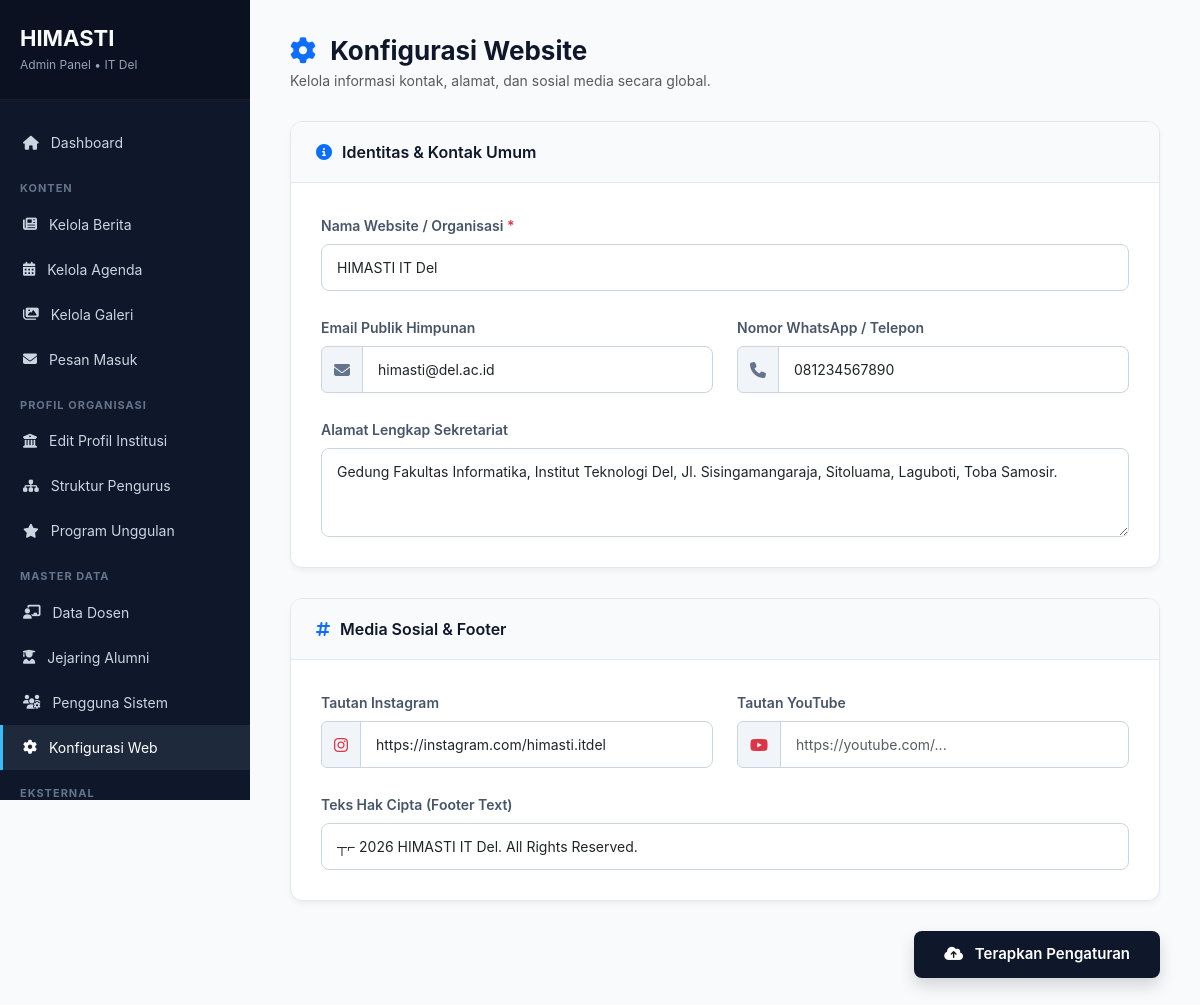
Page /admin/pengaturan/index.php (signed in) on the earlier database version.
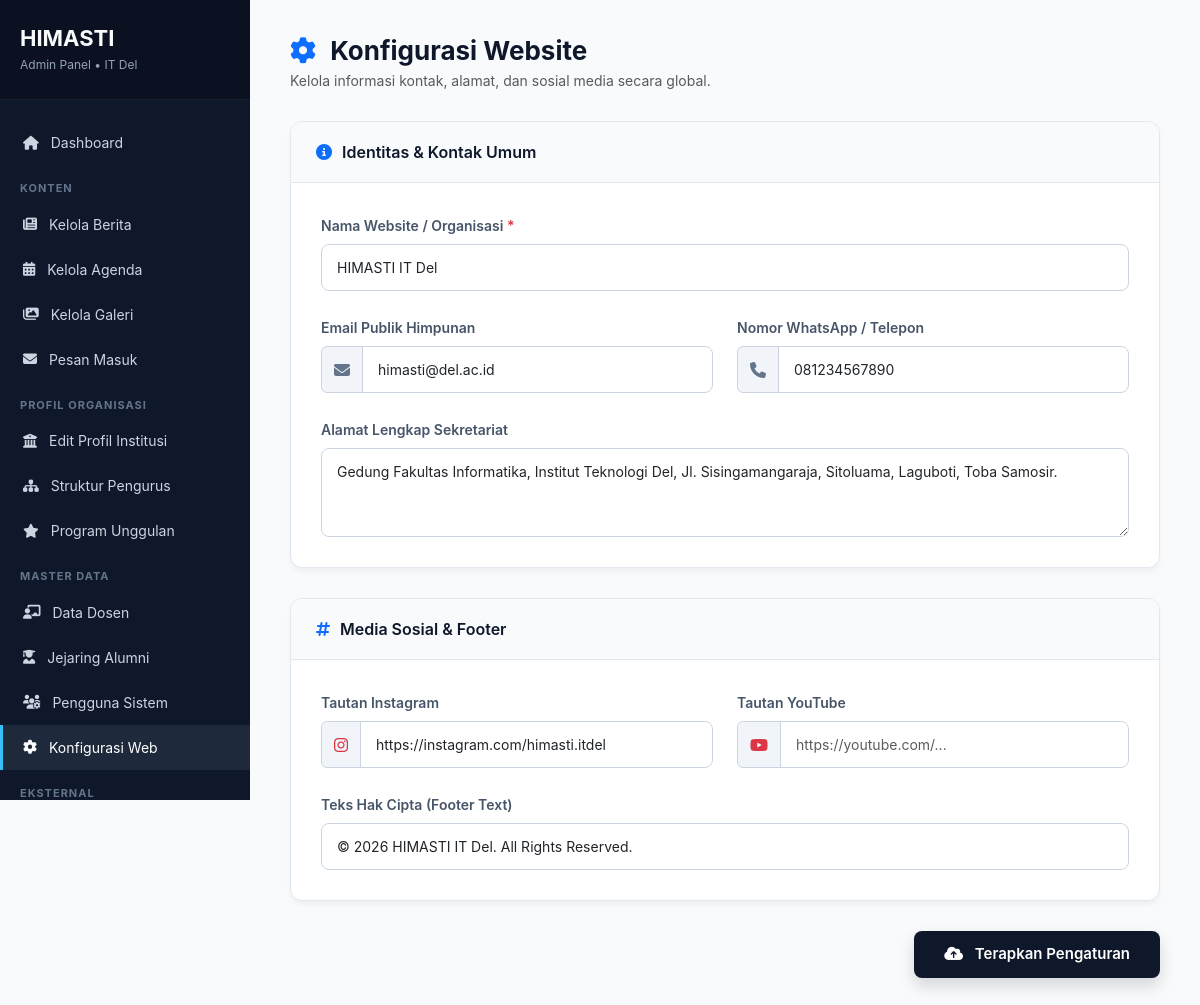
Same page on the later database version.
### tables this page shows
CREATE TABLE `web_settings` (
  `id` int(11) NOT NULL AUTO_INCREMENT,
  `site_title` varchar(255) DEFAULT 'HIMASTI IT Del',
  `email` varchar(150) DEFAULT NULL,
  `phone` varchar(50) DEFAULT NULL,
  `address` text DEFAULT NULL,
  `instagram` varchar(255) DEFAULT NULL,
  `youtube` varchar(255) DEFAULT NULL,
  `footer_text` varchar(255) DEFAULT NULL,
  `updated_at` timestamp NOT NULL DEFAULT current_timestamp() ON UPDATE current_timestamp(),
  PRIMARY KEY (`id`)
);

### admin/pengaturan/index.php (the view, shortened to what this page needs)
<?php
require_once __DIR__ . '/../../config/database.php';
try {
    $pdo->exec("CREATE TABLE IF NOT EXISTS web_settings (
        id INT AUTO_INCREMENT PRIMARY KEY,
        site_title VARCHAR(255) DEFAULT 'HIMASTI IT Del',
        email VARCHAR(150) NULL,
        phone VARCHAR(50) NULL,
        address TEXT NULL,
        instagram VARCHAR(255) NULL,
        youtube VARCHAR(255) NULL,
        footer_text VARCHAR(255) NULL,
        updated_at TIMESTAMP DEFAULT CURRENT_TIMESTAMP ON UPDATE CURRENT_TIMESTAMP
    )");
} catch (PDOException $e) {
    $pesan_error = "Error Database: " . $e->getMessage();
}
$stmt = $pdo->query("SELECT * FROM web_settings LIMIT 1");
$setting = $stmt->fetch(PDO::FETCH_ASSOC);
?>
<!DOCTYPE html>
<html lang="id">
<head>
    <link href="https://cdn.jsdelivr.net/npm/bootstrap@5.3.0/dist/css/bootstrap.min.css" rel="stylesheet">
    <link rel="stylesheet" href="https://cdnjs.cloudflare.com/ajax/libs/font-awesome/6.4.0/css/all.min.css">
</head>
<body>
    <div class="sidebar">
        <div class="sidebar-header">
            <h2>HIMASTI</h2>
            <p>Admin Panel &bull; IT Del</p>
        </div>
        <ul class="menu">
            <li><a href="../dashboard.php"><i class="fas fa-home"></i> Dashboard</a></li>
            <li class="menu-divider">Konten</li>
            <li><a href="../berita/index.php"><i class="fas fa-newspaper"></i> Kelola Berita</a></li>
            <li><a href="../agenda/index.php"><i class="fas fa-calendar-alt"></i> Kelola Agenda</a></li>
            <li><a href="../galeri/index.php"><i class="fas fa-images"></i> Kelola Galeri</a></li>
            <li><a href="../pesan/index.php"><i class="fas fa-envelope"></i> Pesan Masuk</a></li>
            <li class="menu-divider">Profil Organisasi</li>
            <li><a href="../profil/index.php"><i class="fas fa-university"></i> Edit Profil Institusi</a></li>
            <li><a href="../pengurus/index.php"><i class="fas fa-sitemap"></i> Struktur Pengurus</a></li>
            <li><a href="../program/index.php"><i class="fas fa-star"></i> Program Unggulan</a></li>
            <li class="menu-divider">Master Data</li>
            <li><a href="../dosen/index.php"><i class="fas fa-chalkboard-teacher"></i> Data Dosen</a></li>
            <li><a href="../alumni/index.php"><i class="fas fa-user-graduate"></i> Jejaring Alumni</a></li>
            <li><a href="../user/index.php"><i class="fas fa-users-cog"></i> Pengguna Sistem</a></li>
            <li><a href="index.php" class="active"><i class="fas fa-cog"></i> Konfigurasi Web</a></li>
            <li class="menu-divider">Eksternal</li>
        </ul>
    </div>
    <div class="main">
        <div class="page-header">
            <div>
                <h1><i class="fas fa-cog text-primary me-2"></i> Konfigurasi Website</h1>
                <p class="text-muted mt-1 mb-0" style="font-size: 14px;">Kelola informasi kontak, alamat, dan sosial media secara global.</p>
            </div>
        </div>
        <form method="POST" action="">
            <div class="card-custom">
                <div class="card-header-custom"><i class="fas fa-info-circle text-primary"></i> Identitas & Kontak Umum</div>
                <div class="card-body-custom">
                    <div class="row g-4">
                        <div class="col-md-12">
                            <label class="form-label">Nama Website / Organisasi <span class="text-danger">*</span></label>
                            <input type="text" name="site_title" class="form-control" value="<?= htmlspecialchars($setting['site_title']) ?>" required>
                        </div>
                        <div class="col-md-6">
                            <label class="form-label">Email Publik Himpunan</label>
                            <div class="input-group">
                                <span class="input-group-text"><i class="fas fa-envelope"></i></span>
                                <input type="email" name="email" class="form-control" value="<?= htmlspecialchars($setting['email']) ?>">
                            </div>
                        </div>
                        <div class="col-md-6">
                            <label class="form-label">Nomor WhatsApp / Telepon</label>
                            <div class="input-group">
                                <span class="input-group-text"><i class="fas fa-phone"></i></span>
                                <input type="text" name="phone" class="form-control" value="<?= htmlspecialchars($setting['phone']) ?>" placeholder="Contoh: 628123456789">
                            </div>
                        </div>
                        <div class="col-md-12">
                            <label class="form-label">Alamat Lengkap Sekretariat</label>
                            <textarea name="address" class="form-control" rows="3"><?= htmlspecialchars($setting['address']) ?></textarea>
                        </div>
                    </div>
                </div>
            </div>
            <div class="card-custom">
                <div class="card-header-custom"><i class="fas fa-hashtag text-primary"></i> Media Sosial & Footer</div>
                <div class="card-body-custom">
                    <div class="row g-4">
                        <div class="col-md-6">
                            <label class="form-label">Tautan Instagram</label>
                            <div class="input-group">
                                <span class="input-group-text text-danger"><i class="fab fa-instagram"></i></span>
                                <input type="url" name="instagram" class="form-control" value="<?= htmlspecialchars($setting['instagram']) ?>" placeholder="https://instagram.com/...">
                            </div>
                        </div>
                        <div class="col-md-6">
                            <label class="form-label">Tautan YouTube</label>
                            <div class="input-group">
                                <span class="input-group-text text-danger"><i class="fab fa-youtube"></i></span>
                                <input type="url" name="youtube" class="form-control" value="<?= htmlspecialchars($setting['youtube']) ?>" placeholder="https://youtube.com/...">
                            </div>
                        </div>
                        <div class="col-md-12">
                            <label class="form-label">Teks Hak Cipta (Footer Text)</label>
                            <input type="text" name="footer_text" class="form-control" value="<?= htmlspecialchars($setting['footer_text']) ?>" placeholder="© 2026 HIMASTI IT Del">
                        </div>
                    </div>
                </div>
            </div>
            <div class="d-flex justify-content-end mb-5">
                <button type="submit" class="btn-simpan shadow">
                    <i class="fas fa-cloud-upload-alt me-2"></i> Terapkan Pengaturan
                </button>
            </div>
        </form>
    </div>
</body>
</html>

### admin/pengaturan/index.php (style rules this page uses)
* { font-family: 'Inter', 'Segoe UI', Tahoma, sans-serif; }
body { background: #f8fafc; display: flex; min-height: 100vh; margin: 0; color: #334155; }
.sidebar { width: 250px; background: #0f172a; color: white; position: fixed; height: 100vh; overflow-y: auto; z-index: 1000; }
.sidebar-header { padding: 25px 20px; border-bottom: 1px solid rgba(255,255,255,0.05); background: #0b1120; }
.sidebar-header h2 { color: #f8fafc; font-size: 22px; font-weight: 700; margin-bottom: 5px; }
.sidebar-header p { color: #94a3b8; font-size: 12px; margin:0; }
.menu { list-style: none; padding: 20px 0; margin:0; }
.menu li a { display: flex; align-items: center; gap: 12px; color: #cbd5e1; text-decoration: none; padding: 12px 20px; transition: all 0.3s; font-size: 14px; border-left: 3px solid transparent; }
.menu li a:hover, .menu li a.active { background: #1e293b; color: #fff; border-left-color: #38bdf8; }
.menu-divider { color: #64748b; font-size: 11px; padding: 15px 20px 5px; text-transform: uppercase; font-weight: 700; letter-spacing: 1px; }
.main { margin-left: 250px; padding: 35px 40px; width: calc(100% - 250px); }
.page-header { display: flex; justify-content: space-between; align-items: center; margin-bottom: 30px; }
.page-header h1 { font-size: 26px; font-weight: 700; color: #0f172a; margin: 0; }
.card-custom { background: #ffffff; border-radius: 12px; box-shadow: 0 4px 6px -1px rgba(0,0,0,0.05); border: 1px solid #e2e8f0; margin-bottom: 30px; overflow: hidden; }
.card-header-custom { background: #f8fafc; padding: 18px 25px; border-bottom: 1px solid #e2e8f0; font-weight: 600; color: #0f172a; font-size: 16px; display: flex; align-items: center; gap: 10px; }
.card-body-custom { padding: 30px; }
.form-label { font-weight: 600; color: #475569; font-size: 14px; margin-bottom: 8px; }
.form-control { border-radius: 8px; border: 1px solid #cbd5e1; padding: 12px 15px; font-size: 14px; transition: 0.3s; }
.btn-simpan { background: #0f172a; color: white; border: none; border-radius: 8px; font-weight: 600; padding: 12px 30px; transition: 0.3s; font-size: 15px; }
.input-group-text { background-color: #f1f5f9; border-color: #cbd5e1; color: #64748b; font-weight: 600; }

Differences in the rows shown:
changed web_settings "HIMASTI IT Del": footer_text "┬⌐ 2026 HIMASTI IT Del. All Rights Reserved." → "© 2026 HIMASTI IT Del. All Rights Reserved."
